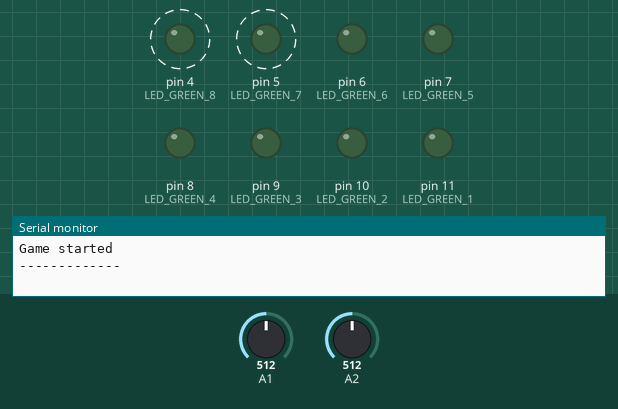
A sketch run on a simulated Arduino Uno, built with avr-gcc and run on an emulated ATmega328P. On the bench: output pins drawn as LEDs (lit = HIGH), the last lines printed to the serial monitor. Dashed ring = blinking. The test bench sets the inputs (shaded band); at power-on: A1 = 512, A2 = 512.

Above: at 3.47 s.
3.5 s: A1 set to 0
At 5.6 s:
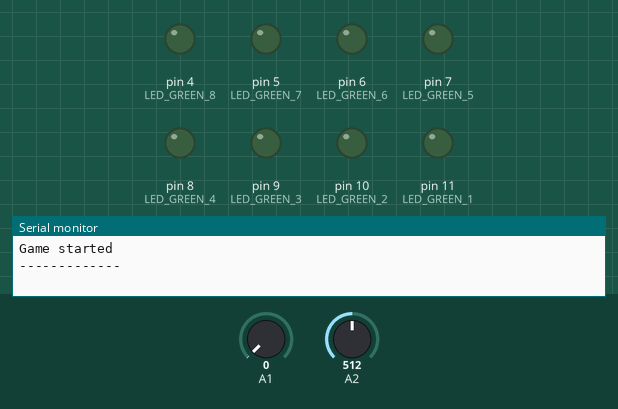
9.3 s: A2 set to 0
At 10.0 s:
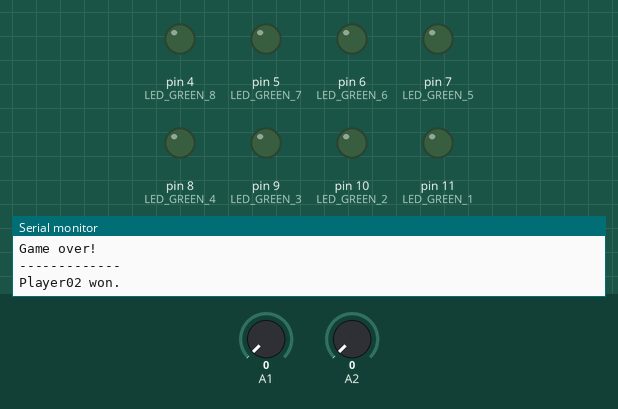
14.9 s: A1 set to 22
At 15.23 s:
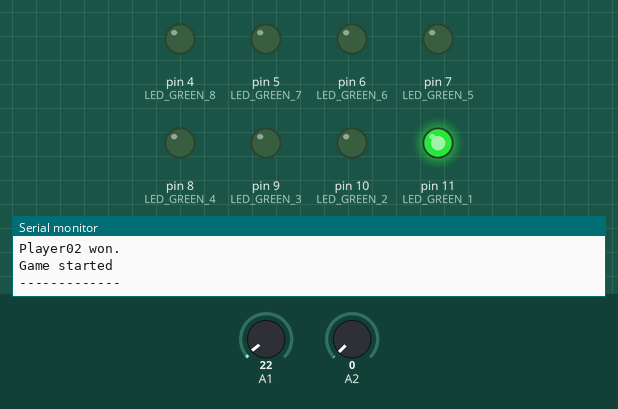
20.5 s: A2 set to 22
Timing chart, 0 to 27.1 s (numbered marks = the images above; inputs shaded):
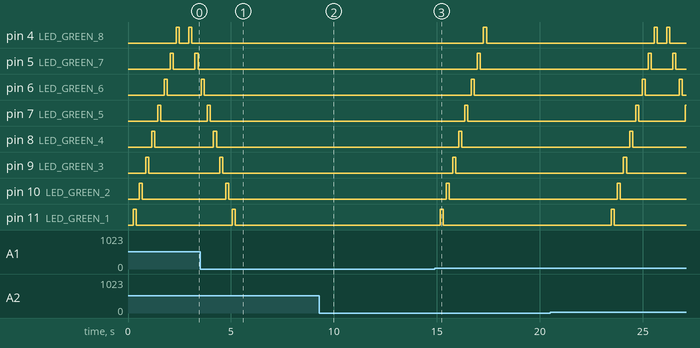

The sketch:

lab01_LEDs_Ping_Pong.ino
```cpp
// Defines
#define LED_RED_1 13
#define LED_ORANGE_1 12

#define LED_GREEN_1 11
#define LED_GREEN_2 10
#define LED_GREEN_3 9
#define LED_GREEN_4 8
#define LED_GREEN_5 7
#define LED_GREEN_6 6
#define LED_GREEN_7 5
#define LED_GREEN_8 4

#define LED_ORANGE_2 3
#define LED_RED_2 2

#define DELAY 150

// Declare and initialize global variables
int currentLED;
bool directionRight;
bool gameStarted = false;

int player01_button = 0;
int player02_button = 0;

void setup() {
	// Initialize the serial port
	Serial.begin(9600);

	// Define the LEDs as output
	pinMode(LED_GREEN_1, OUTPUT);
	pinMode(LED_GREEN_2, OUTPUT);
	pinMode(LED_GREEN_3, OUTPUT);
	pinMode(LED_GREEN_4, OUTPUT);
	pinMode(LED_GREEN_5, OUTPUT);
	pinMode(LED_GREEN_6, OUTPUT);
	pinMode(LED_GREEN_7, OUTPUT);
	pinMode(LED_GREEN_8, OUTPUT);
}

void loop() {

    while (!gameStarted) {
        player01_button = analogRead(1);
        delay(50);
        player02_button = analogRead(2);
        delay(50);

        if (player01_button) {
            currentLED = LED_GREEN_1;
            directionRight = true;
            gameStarted = true;
            Serial.println("Game started");
			Serial.println("-------------");
        } else if (player02_button) {
            currentLED = LED_GREEN_8;
            directionRight = false;
            gameStarted = true;
            Serial.println("Game started");
			Serial.println("-------------");
        }
    }

  	delay(DELAY);
	digitalWrite(currentLED, true);

    if (currentLED == LED_ORANGE_2) {
        int time_remaining = 5;

        while (time_remaining--) {
            player02_button = analogRead(2);

            if (player02_button) {
                  break;
            }
            delay(500);
        }

        if (!player02_button) {
            currentLED = LED_RED_2;
            digitalWrite(currentLED, true);
            Serial.println("Game over!");
            Serial.println("-------------");
            Serial.println("Player01 won.");
            delay(3000);
            gameStarted = false;
        }
    } else if (currentLED == LED_ORANGE_1) {
      	int time_remaining = 5;

        while (time_remaining--) {
            player01_button = analogRead(1);

            if (player01_button) {
                  break;
            }
            delay(500);
        }

        if (!player01_button) {
            currentLED = LED_RED_1;
            digitalWrite(currentLED, true);
            Serial.println("Game over!");
            Serial.println("-------------");
            Serial.println("Player02 won.");
            delay(3000);
            gameStarted = false;
        }
    }

	delay(DELAY);
	digitalWrite(currentLED, false);


  	if (directionRight) {
        currentLED--;

        if (currentLED == LED_ORANGE_2) {
            directionRight = false;
        }

    } else {
      	directionRight = false;
      	currentLED++;

      	if (currentLED == LED_ORANGE_1) {
        	directionRight = true;
      	}
    }
}
```

lab02_async_LEDs.ino
```cpp
// Globals
//
// volatile tells the compiler that the variable might
// change outside the main execution thread, which it
// does in the ISR (which the compiler doesn't see),
// so that the compiler won't optimize out parts of
// our code with that variable.
//
// global variable to count the number of overflows
volatile uint8_t tot_overflow;

// initialize timer0, interrupt and variable
// -------------------------------------------
// Flash green LED every 50ms
//
// We use a Timer0 prescaler to reduce a high fequency
// electrical signal to a lower frequency by integer division
//
// We use an interrupt every time the Timer0 overflows
//
void timer0_init()
{
    // set up timer with prescaler = 256
    TCCR0B |= (1 << CS02);

    // initialize counter
    TCNT0 = 0;

    // enable overflow interrupt
    TIMSK0 |= (1 << TOIE0);

    // enable global interrupts
    sei();

    // initialize overflow counter variable
    tot_overflow = 0;
}

// initialize timer1, interrupt and variable
// -------------------------------------------
// Flash blue LED every 1s
//
// We use a Timer1 prescaler to reduce a high fequency
// electrical signal to a lower frequency by integer division
//
// We use Clear Timer on Compare (CTC) mode
//
// We use Interrupts with CTC mode
//
void timer1_init()
{
    // set up timer with prescaler = 256 and CTC mode
    TCCR1B |= (1 << WGM12)|(1 << CS12);

    // initialize counter
    TCNT1 = 0;

    // initialize compare value
    OCR1A = 62500;

    // enable compare interrupt
    TIMSK1 |= (1 << OCIE1A);
}

// initialize timer2
// -------------------------------------------
// Flash red LED every 16ms
//
// We use a Timer0 prescaler to reduce a high fequency
// electrical signal to a lower frequency by integer division
//
// We use Clear Timer on Compare (CTC) mode
//
// We use Hardware CTC Mode without interrupts
//
void timer2_init()
{
    // set up timer OC2A pin in toggle mode and CTC mode
    TCCR2A |= (1 << COM2A0)|(1 << WGM21);
    // set up timer with prescaler = 1024
    TCCR2B |= (1 << CS22)|(1 << CS21)|(1 << CS20);
    // initialize counter
    TCNT2 = 0;
    // initialize compare value
    OCR2A = 250;
}


// TIMER0 overflow interrupt service routine
// called whenever TCNT0 overflows
ISR(TIMER0_OVF_vect)
{
    // keep a track of number of overflows
    tot_overflow++;
}

// this ISR is fired whenever a match occurs
// hence, toggle led here itself..
ISR (TIMER1_COMPA_vect)
{
    // toggle led here
    PORTC ^= (1 << 1);
}

int main(void)
{
    // connect 1 (green) led to pin PB0
    DDRB |= (1 << 0);

    // connect 2 (blue) led to pin PC1
    DDRC |= (1 << 1);

    // connect 3 (red) led to pin PB3 (OC2A)
    DDRB |= (1 << 3);

    // initialize timer0
    timer0_init();

    // initialize timer1
    timer1_init();

    // initialize timer2
    timer2_init();

    // loop forever
    while(1)
    {
        // check if no. of overflows = 12
        // If the Timer0 has overflown 12 times,
        // 12 * 4.096ms = 49.152ms would have passed.
        //
        // In the 13th iteration, we need a delay of 50ms - 49.152ms = 0.848ms.
        //
        // Thus, in the 13th iteration, we only allow the timer
        // to count up to 53, and then reset it
        //
        if (tot_overflow >= 12)  // NOTE: '>=' is used
        {
            // check if the timer count reaches 53
            if (TCNT0 >= 53)
            {
                PORTB ^= (1 << 0);    // toggles the led
                TCNT0 = 0;            // reset counter
                tot_overflow = 0;     // reset overflow counter
            }
        }
    }
}
```

Measured:
- after the input at 3.5 s, pin 4 (LED_GREEN_8), pin 5 (LED_GREEN_7): stops changing and stays LOW; pin 6 (LED_GREEN_6): goes on until 3.7 s, then stays LOW; pin 7 (LED_GREEN_5): goes on until 4.0 s, then stays LOW; pin 8 (LED_GREEN_4): goes on until 4.3 s, then stays LOW; pin 9 (LED_GREEN_3): goes on until 4.6 s, then stays LOW
- after the input at 9.3 s, pin 4 (LED_GREEN_8): stays LOW (without the input it goes to HIGH after 2.0 s); pin 5 (LED_GREEN_7): stays LOW (without the input it goes to HIGH after 2.3 s)
- after the input at 14.9 s, pin 4 (LED_GREEN_8): LOW → HIGH after 2.4 s, → LOW 0.15 s later; pin 5 (LED_GREEN_7): LOW → HIGH after 2.1 s, → LOW 0.15 s later; pin 6 (LED_GREEN_6): LOW → HIGH after 1.8 s, → LOW 0.15 s later; pin 7 (LED_GREEN_5): LOW → HIGH after 1.5 s, → LOW 0.15 s later; pin 8 (LED_GREEN_4): LOW → HIGH after 1.2 s, → LOW 0.15 s later
- by itself, pin 4 (LED_GREEN_8): alternates HIGH for 0.15 s and LOW for 0.45 s
- by itself, pin 5 (LED_GREEN_7): alternates HIGH for 0.15 s and LOW for 1.1 s
